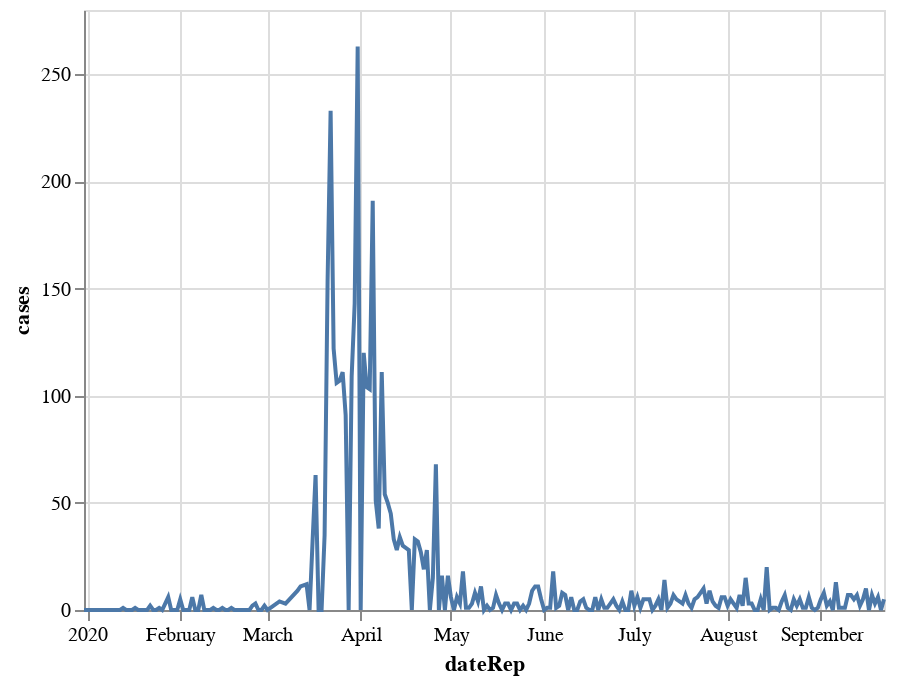

Notebook cell for this chart:
### Code cell
alt.Chart(covid_th).mark_line().encode(
    x='dateRep',
    y='cases'
)

### Figure 1 — Vega-Lite specification as saved in the notebook (floating-point values rounded to 4 significant figures; data arrays with more than 128 entries replaced by an {"elided": "..."} marker saying what was removed)
{"config": {"view": {"continuousWidth": 400, "continuousHeight": 300}}, "data": {"name": "data-3ca730f3d965d049bb41b9c9d4c87209"}, "mark": "line", "encoding": {"x": {"type": "temporal", "field": "dateRep"}, "y": {"type": "quantitative", "field": "cases"}}, "$schema": "https://vega.github.io/schema/vega-lite/v4.8.1.json", "datasets": {"data-3ca730f3d965d049bb41b9c9d4c87209": {"elided": "260 records"}}}
